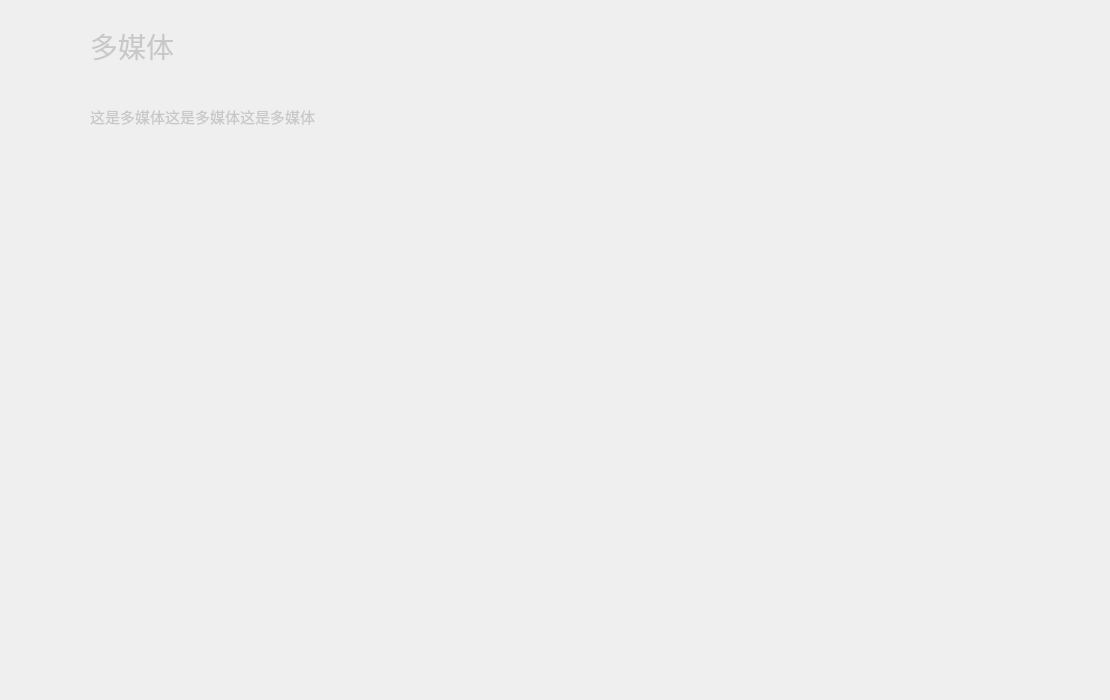
<?xml version="1.0" encoding="UTF-8"?>
<ui version="4.0">
 <class>mediaWidget</class>
 <widget class="QWidget" name="mediaWidget">
  <property name="geometry">
   <rect>
    <x>0</x>
    <y>0</y>
    <width>1110</width>
    <height>700</height>
   </rect>
  </property>
  <property name="windowTitle">
   <string>Form</string>
  </property>
  <property name="styleSheet">
   <string notr="true">#nameText
{
	font-size:28px;
	color: rgba(200, 200, 200, 1);
}
#infoText
{
	font-size:15px;
	color: rgba(200, 200, 200, 1);
}</string>
  </property>
  <widget class="QWidget" name="mainWidget" native="true">
   <property name="geometry">
    <rect>
     <x>0</x>
     <y>0</y>
     <width>1110</width>
     <height>700</height>
    </rect>
   </property>
   <property name="styleSheet">
    <string notr="true">QLabel
{
	background-color:rgba(0,0,0,0);
}</string>
   </property>
   <widget class="QWidget" name="infoWidget" native="true">
    <property name="geometry">
     <rect>
      <x>90</x>
      <y>20</y>
      <width>250</width>
      <height>121</height>
     </rect>
    </property>
    <layout class="QVBoxLayout" name="verticalLayout">
     <property name="spacing">
      <number>0</number>
     </property>
     <property name="leftMargin">
      <number>0</number>
     </property>
     <property name="topMargin">
      <number>0</number>
     </property>
     <property name="rightMargin">
      <number>0</number>
     </property>
     <property name="bottomMargin">
      <number>0</number>
     </property>
     <item>
      <layout class="QVBoxLayout" name="verticalLayout_3">
       <item>
        <widget class="QLabel" name="nameText">
         <property name="sizePolicy">
          <sizepolicy hsizetype="Preferred" vsizetype="Preferred">
           <horstretch>0</horstretch>
           <verstretch>0</verstretch>
          </sizepolicy>
         </property>
         <property name="text">
          <string>多媒体</string>
         </property>
        </widget>
       </item>
       <item>
        <spacer name="verticalSpacer_8">
         <property name="orientation">
          <enum>Qt::Orientation::Vertical</enum>
         </property>
         <property name="sizeType">
          <enum>QSizePolicy::Policy::Minimum</enum>
         </property>
         <property name="sizeHint" stdset="0">
          <size>
           <width>20</width>
           <height>20</height>
          </size>
         </property>
        </spacer>
       </item>
       <item>
        <widget class="QLabel" name="infoText">
         <property name="sizePolicy">
          <sizepolicy hsizetype="Preferred" vsizetype="Preferred">
           <horstretch>0</horstretch>
           <verstretch>0</verstretch>
          </sizepolicy>
         </property>
         <property name="text">
          <string>这是多媒体这是多媒体这是多媒体</string>
         </property>
        </widget>
       </item>
      </layout>
     </item>
    </layout>
   </widget>
  </widget>
 </widget>
 <resources/>
 <connections/>
</ui>
